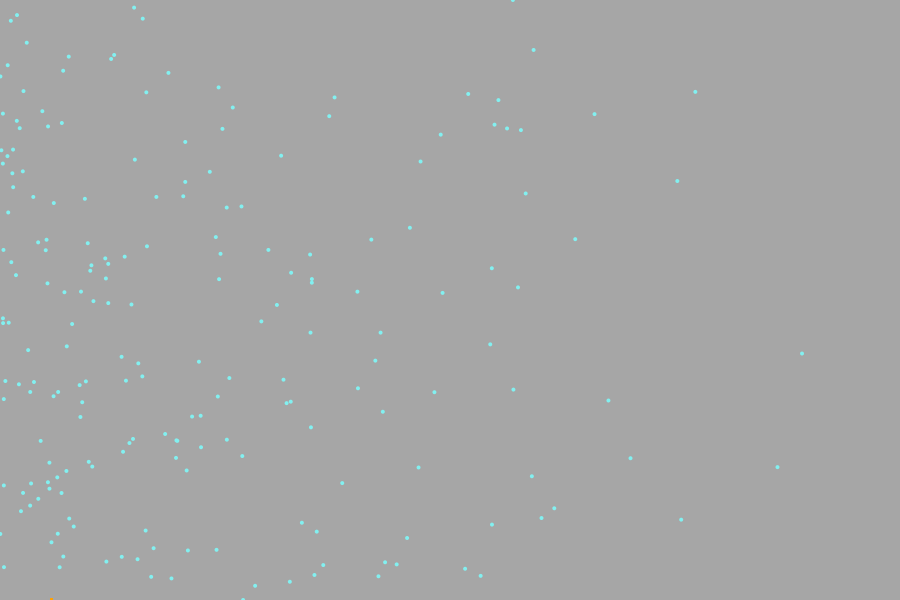
Frame 1 (no input)
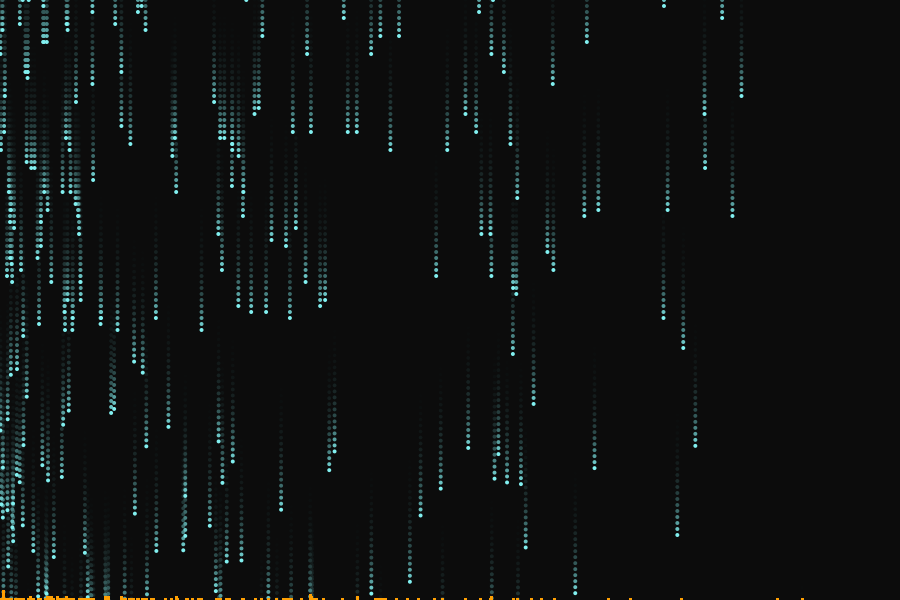
Frame 60 (the mouse pressed at the canvas centre just before this capture)
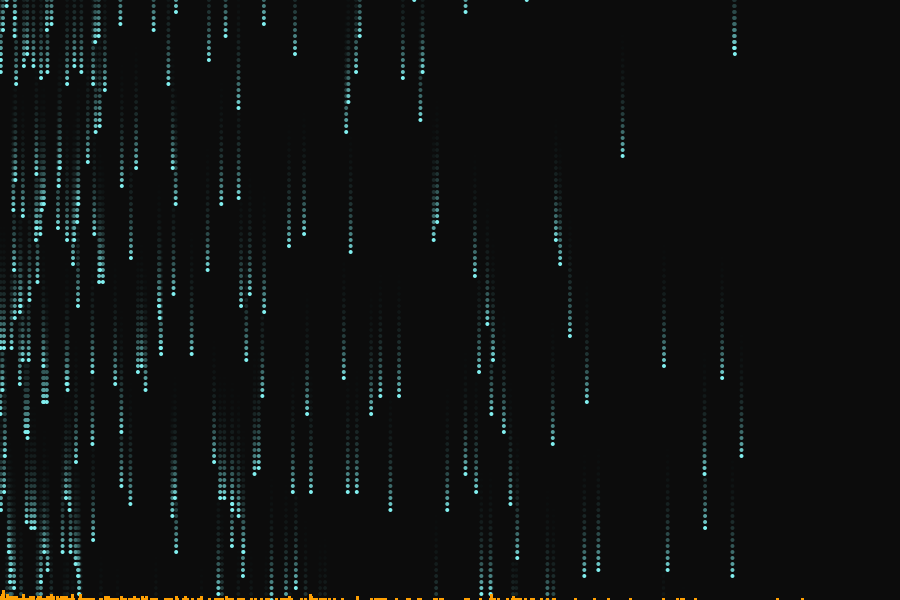
Frame 120 (the mouse held since frame 60 and released just before this capture)

The Processing sketch that drew these frames (run headless with seeded random() and noise(); from frame 60 on, the mouse is pressed at the canvas centre):

// Processing sketch: ej04_lluvia_uniforme_compuesta
// ── ej04_lluvia_uniforme_compuesta.pde
// Lluvia que cae menos mientras mas alejada se encuentra de la izquierda de la pantalla
// Las coordenadas en las cuales cae la lluvia siguen una distribucion dada por componer 'random' consigo misma (ver el pdf)

ArrayList<Drop> drops = new ArrayList<Drop>();
Floor floor;

void setup() {
  size(900, 600);
  for (int i=0; i<200; i++) {
    Drop d = new Drop();
    drops.add(d);
  }
  noStroke();
  floor = new Floor();
}

void draw() {
  fill(10, 50);
  rect(0, 0, width, height);
  
  fill(130, 240, 240);
  for (int i=0; i<drops.size(); i++) {
    Drop d = drops.get(i);
    d.move();
    d.draw();
  }  
  floor.draw();
}

class Drop {
  float x, y;
  int size = 4;
  int speed = 6;
  
  Drop() {
    x = random(random(width));
    y = random(0, height);
  }
  
  void move() {
    y += speed;
    if (y > height) {
      floor.heights[int(x)] -= 2;
      x = random(random(width));      
      y = 0;
    }
  }
  
  void draw() {
    ellipse(x, y, size, size);
  }
}

class Floor {
  float[] heights;

  Floor() {
    heights = new float[width];
    for (int x=0; x<width; x++) {
      heights[x] = height;
    }
  }

  void draw() {
    fill(255, 160, 3);
      for (int x=0; x<width; x++) {
        rect(x-1, heights[x], 3, height);
      }
  }  
}
